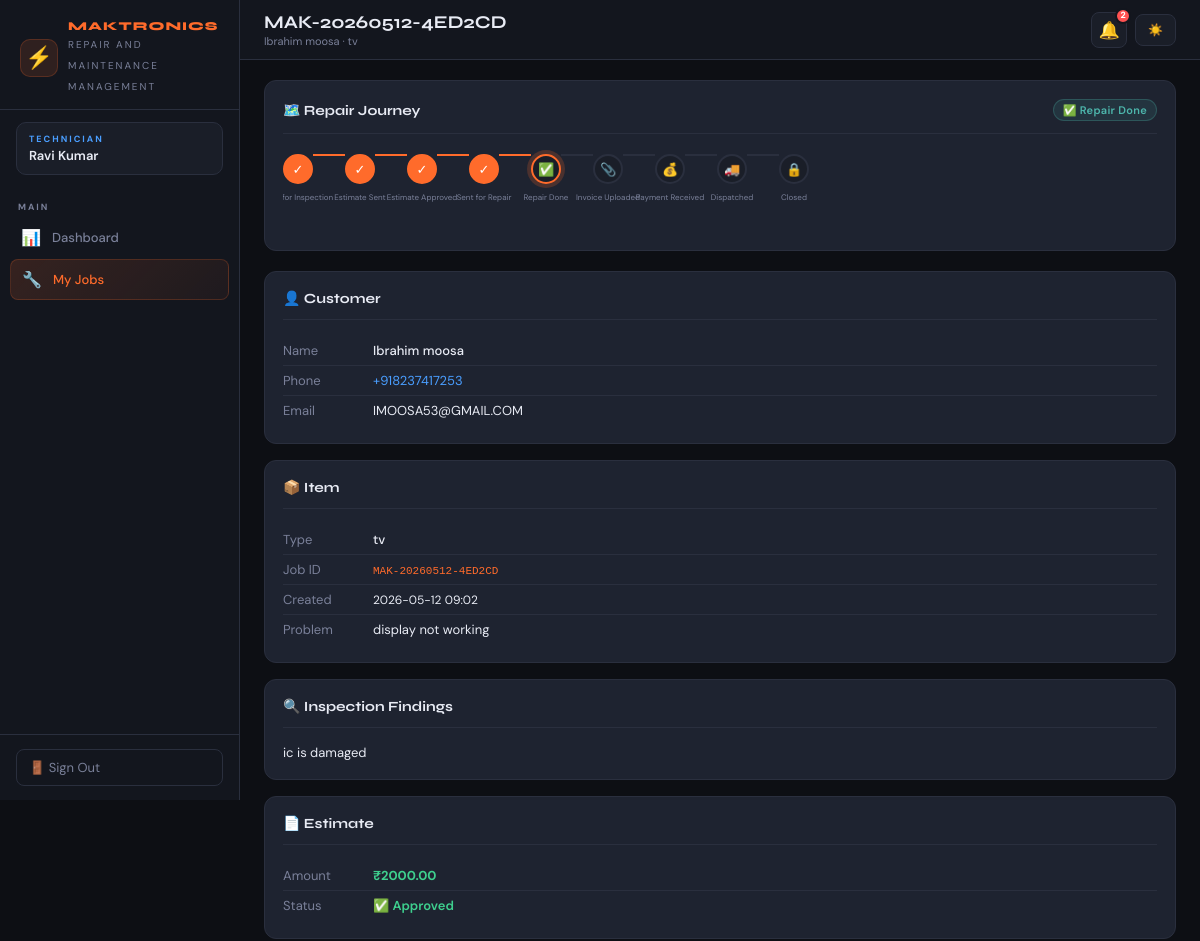
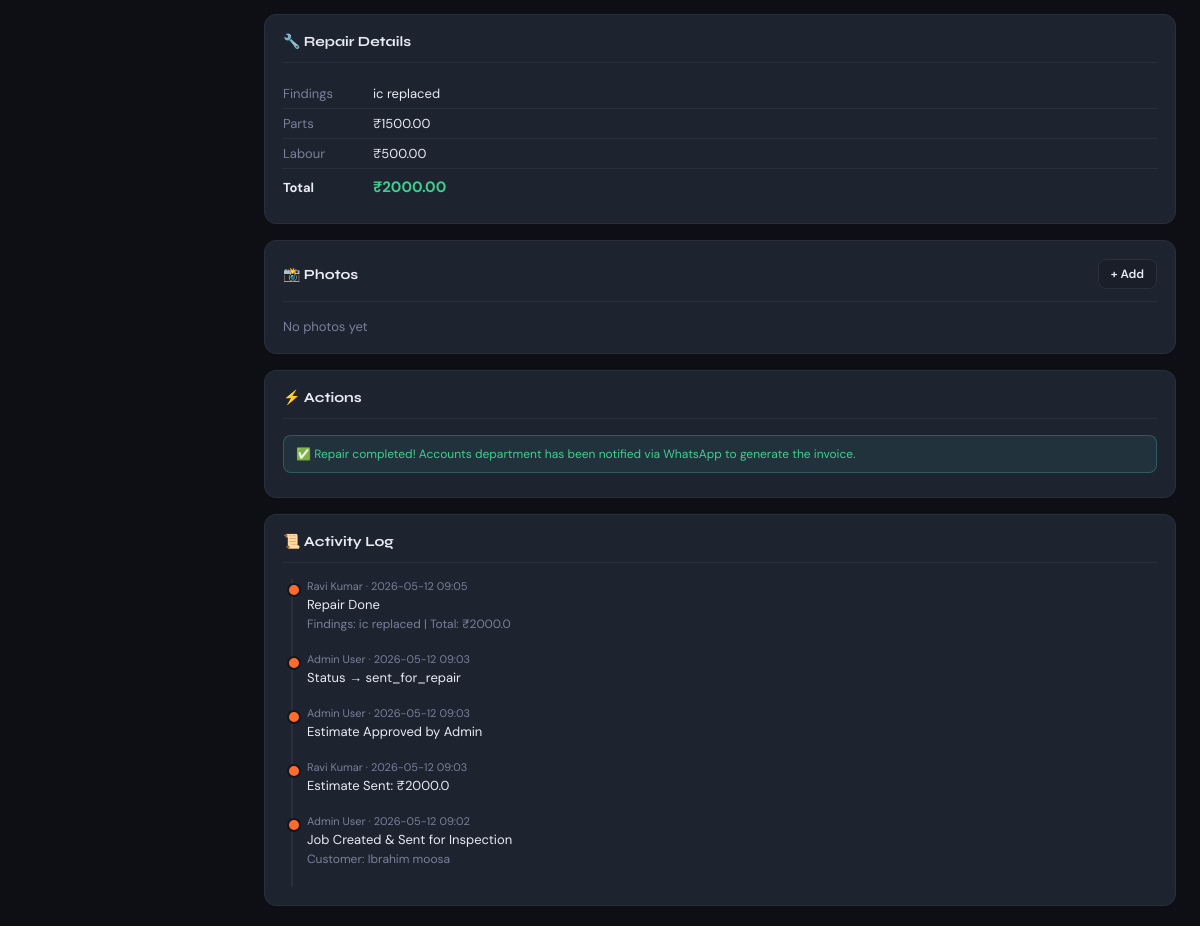
The page /tech/jobs/MAK-20260512-4ED2CD (signed in) on the database its author committed (2 pictures, top to bottom).
### tables this page shows
CREATE TABLE "users" (
                    id          INTEGER PRIMARY KEY AUTOINCREMENT,
                    username    TEXT UNIQUE NOT NULL,
                    password    TEXT NOT NULL,
                    role        TEXT NOT NULL CHECK(role IN ('admin','technician','manager')),
                    name        TEXT,
                    permissions TEXT DEFAULT '{}',
                    created_at  TIMESTAMP DEFAULT CURRENT_TIMESTAMP
                );

CREATE TABLE jobs (
                id INTEGER PRIMARY KEY AUTOINCREMENT,
                job_id TEXT UNIQUE NOT NULL,
                customer_name TEXT,
                customer_phone TEXT,
                customer_email TEXT,
                item_description TEXT,
                item_type TEXT,
                barcode TEXT,
                status TEXT DEFAULT 'received',
                assigned_tech_id INTEGER,
                received_at TIMESTAMP DEFAULT CURRENT_TIMESTAMP,
                updated_at TIMESTAMP DEFAULT CURRENT_TIMESTAMP,
                repair_findings TEXT,
                parts_cost REAL DEFAULT 0,
                labour_cost REAL DEFAULT 0,
                total_amount REAL DEFAULT 0,
                invoice_number TEXT,
                payment_status TEXT DEFAULT 'pending',
                payment_received_at TIMESTAMP,
                tracking_number TEXT,
                dispatch_date TEXT,
                expected_delivery TEXT,
                delivered_at TIMESTAMP,
                notes TEXT, estimate_amount REAL DEFAULT 0, estimate_approved_at TIMESTAMP, not_repairable_reason TEXT, sent_back_to_customer_at TIMESTAMP, invoice_path TEXT, courier_name TEXT, courier_receipt_path TEXT, estimate_notes TEXT, estimate_sent_at TIMESTAMP, inspection_findings TEXT, invoice_generate_date TIMESTAMP, invoice_total_amount REAL DEFAULT 0, razorpay_order_id TEXT, razorpay_payment_id TEXT, payment_link TEXT, payment_token TEXT, payment_method TEXT DEFAULT 'razorpay', whatsapp_message_id TEXT,
                FOREIGN KEY(assigned_tech_id) REFERENCES users(id)
            );

CREATE TABLE job_logs (
                id INTEGER PRIMARY KEY AUTOINCREMENT,
                job_id TEXT NOT NULL,
                action TEXT NOT NULL,
                performed_by INTEGER,
                details TEXT,
                created_at TIMESTAMP DEFAULT CURRENT_TIMESTAMP,
                FOREIGN KEY(performed_by) REFERENCES users(id)
            );

### app.py (the view)
@app.route('/tech/jobs/<job_id>')
@login_required
def tech_job_detail(job_id):
    db = get_db()
    tech_id = session['user_id']
    if session['role'] == 'admin':
        job = db.execute(
            "SELECT j.*, u.name as tech_name FROM jobs j LEFT JOIN users u ON j.assigned_tech_id=u.id WHERE j.job_id=?",
            (job_id,)
        ).fetchone()
    else:
        job = db.execute(
            "SELECT * FROM jobs WHERE job_id=? AND assigned_tech_id=?", (job_id, tech_id)
        ).fetchone()
    if not job:
        flash('Job not found or not assigned to you', 'error')
        return redirect(url_for('tech_jobs'))
    photos = db.execute("SELECT * FROM job_photos WHERE job_id=?", (job_id,)).fetchall()
    logs = db.execute("""
        SELECT l.*, u.name as user_name FROM job_logs l
        LEFT JOIN users u ON l.performed_by=u.id
        WHERE l.job_id=? ORDER BY l.created_at DESC
    """, (job_id,)).fetchall()
    return render_template('technician/job_detail.html', job=job, photos=photos,
                           logs=logs, status_flow=STATUS_FLOW, status_order=STATUS_ORDER)

### app.py (called while the page is built)
@app.context_processor
def inject_globals():
    def _has_perm(perm):
        if not session.get('user_id'):
            return False
        if session.get('role') == 'admin':
            return True
        db = get_db()
        user = db.execute("SELECT permissions FROM users WHERE id=?", (session['user_id'],)).fetchone()
        if not user:
            return False
        try:
            return json.loads(user['permissions'] or '{}').get(perm, False)
        except Exception:
            return False
    def _unread_count():
        if not session.get('user_id'):
            return 0
        db = get_db()
        row = db.execute(
            "SELECT COUNT(*) FROM notifications WHERE recipient_id=? AND is_read=0",
            (session['user_id'],)
        ).fetchone()
        return row[0] if row else 0
    return dict(has_perm=_has_perm, unread_notif_count=_unread_count)

def get_db():
    conn = sqlite3.connect(DB_PATH)
    conn.row_factory = sqlite3.Row
    return conn

def login_required(f):
    @wraps(f)
    def decorated(*args, **kwargs):
        if 'user_id' not in session:
            return redirect(url_for('login'))
        return f(*args, **kwargs)
    return decorated

### templates/technician/job_detail.html (shortened to what this page needs)
{% extends 'shared/base.html' %}
{% block page_title %}{{ job.job_id }}{% endblock %}
{% block page_sub %}{{ job.customer_name }} · {{ job.item_type }}{% endblock %}
{% block nav %}
<div class="nav-section">
  <div class="nav-label">Main</div>
  <a href="/tech" class="nav-item"><span class="icon">📊</span> Dashboard</a>
  <a href="/tech/jobs" class="nav-item active"><span class="icon">🔧</span> My Jobs</a>
</div>
{% endblock %}
{% block content %}
{% set display_steps = ['sent_for_inspection','estimate_sent','estimate_approved','sent_for_repair','repair_done','invoice_uploaded','payment_received','dispatched','closed'] %}
{% set step_idx = display_steps.index(job.status) if job.status in display_steps else 0 %}
<div class="card mb-6" style="overflow:hidden">
  <div class="card-header" style="flex-wrap:wrap;gap:8px">
    <span class="card-title">🗺️ Repair Journey</span>
    {% set s = status_flow.get(job.status, {'label': job.status, 'icon': '•'}) %}
    <span class="badge badge-{{ job.status }}">{{ s.icon }} {{ s.label }}</span>
  </div>
  {% if job.status == 'not_repairable' %}
  <div class="info-banner red" style="margin:12px">
    ❌ This device was marked <strong>Not Repairable</strong>.
    {% if job.not_repairable_reason %}Reason: {{ job.not_repairable_reason }}{% endif %}
  </div>
  {% elif job.status == 'estimate_rejected' %}
  <div class="info-banner red" style="margin:12px">
    🚫 Estimate was <strong>rejected</strong> by admin.
    {% if job.notes %}Reason: {{ job.notes }}{% endif %}
  </div>
  {% else %}
  <div class="progress-track">
    {% for step in display_steps %}
    {% set si = loop.index0 %}
    {% if not loop.first %}<div class="step-line {% if si <= step_idx %}done{% endif %}"></div>{% endif %}
    <div class="progress-step">
      <div class="step-dot {% if si < step_idx %}done{% elif si == step_idx %}current{% endif %}"
           title="{{ status_flow.get(step,{}).get('label',step) }}">
        {% if si < step_idx %}✓{% else %}{{ status_flow.get(step,{}).get('icon','•') }}{% endif %}
        <span class="step-label">{{ status_flow.get(step,{}).get('label',step) }}</span>
      </div>
    </div>
    {% endfor %}
  </div>
  {% endif %}
</div>
<div class="job-detail-container">
  <div>
    <div class="card mb-4">
      <div class="card-header"><span class="card-title">👤 Customer</span></div>
      <table style="font-size:13px;width:100%">
        <tr><td style="padding:6px 0;color:var(--muted);width:90px">Name</td><td style="padding:6px 0;font-weight:500">{{ job.customer_name or '—' }}</td></tr>
        <tr><td style="padding:6px 0;color:var(--muted)">Phone</td><td style="padding:6px 0"><a href="tel:{{ job.customer_phone }}" style="color:var(--blue)">{{ job.customer_phone or '—' }}</a></td></tr>
        <tr><td style="padding:6px 0;color:var(--muted)">Email</td><td style="padding:6px 0">{{ job.customer_email or '—' }}</td></tr>
      </table>
    </div>
    <div class="card mb-4">
      <div class="card-header"><span class="card-title">📦 Item</span></div>
      <table style="font-size:13px;width:100%">
        <tr><td style="padding:6px 0;color:var(--muted);width:90px">Type</td><td style="padding:6px 0;font-weight:500">{{ job.item_type or '—' }}</td></tr>
        <tr><td style="padding:6px 0;color:var(--muted)">Job ID</td><td style="padding:6px 0"><code style="font-size:11px;color:var(--accent)">{{ job.job_id }}</code></td></tr>
        <tr><td style="padding:6px 0;color:var(--muted)">Created</td><td style="padding:6px 0;font-size:12px">{{ job.received_at[:16] if job.received_at else '—' }}</td></tr>
        <tr><td style="padding:6px 0;color:var(--muted)">Problem</td><td style="padding:6px 0">{{ job.item_description or '—' }}</td></tr>
      </table>
    </div>
    {% if job.inspection_findings %}
    <div class="card mb-4">
      <div class="card-header"><span class="card-title">🔍 Inspection Findings</span></div>
      <div style="font-size:13px;color:var(--text)">{{ job.inspection_findings }}</div>
    </div>
    {% endif %}
    {% if job.estimate_amount %}
    <div class="card mb-4">
      <div class="card-header"><span class="card-title">📄 Estimate</span></div>
      <table style="font-size:13px;width:100%">
        <tr><td style="padding:6px 0;color:var(--muted);width:90px">Amount</td><td style="padding:6px 0;font-weight:700;color:var(--green)">₹{{ "%.2f"|format(job.estimate_amount) }}</td></tr>
        <tr><td style="padding:6px 0;color:var(--muted)">Status</td><td style="padding:6px 0">
          {% if job.status in ['estimate_approved','sent_for_repair','repair_done','invoice_uploaded','payment_received','dispatched','closed'] %}
            <span style="color:var(--green);font-weight:600">✅ Approved</span>
          {% elif job.status == 'estimate_rejected' %}
            <span style="color:var(--red);font-weight:600">🚫 Rejected</span>
          {% else %}
            <span style="color:var(--yellow);font-weight:600">⏳ Awaiting Admin Decision</span>
          {% endif %}
        </td></tr>
      </table>
    </div>
    {% endif %}
    {% if job.repair_findings %}
    <div class="card mb-4">
      <div class="card-header"><span class="card-title">🔧 Repair Details</span></div>
      <table style="font-size:13px;width:100%">
        <tr><td style="padding:6px 0;color:var(--muted);width:90px">Findings</td><td style="padding:6px 0">{{ job.repair_findings }}</td></tr>
        <tr><td style="padding:6px 0;color:var(--muted)">Parts</td><td style="padding:6px 0">₹{{ "%.2f"|format(job.parts_cost or 0) }}</td></tr>
        <tr><td style="padding:6px 0;color:var(--muted)">Labour</td><td style="padding:6px 0">₹{{ "%.2f"|format(job.labour_cost or 0) }}</td></tr>
        <tr style="border-top:1px solid var(--border)">
          <td style="padding:8px 0;font-weight:700">Total</td>
          <td style="padding:8px 0;color:var(--green);font-weight:700;font-size:15px">₹{{ "%.2f"|format(job.total_amount or 0) }}</td>
        </tr>
      </table>
    </div>
    {% endif %}
    <div class="card mb-4">
      <div class="card-header">
        <span class="card-title">📸 Photos</span>
        <button onclick="openModal('addPhotoModal')" class="btn btn-secondary btn-sm">+ Add</button>
      </div>
      {% if photos %}
      <div class="photo-grid">
        {% for p in photos %}
        <img src="/static/uploads/{{ p.photo_path }}" class="photo-thumb"
             onclick="window.open(this.src)" loading="lazy" alt="photo">
        {% endfor %}
      </div>
      {% else %}
      <div style="color:var(--muted);font-size:13px">No photos yet</div>
      {% endif %}
    </div>
  </div>
  <div>
    <div class="card mb-4 action-card-desktop">
      <div class="card-header"><span class="card-title">⚡ Actions</span></div>
      <div style="display:flex;flex-direction:column;gap:10px">
        {% if job.status == 'repair_done' %}
        <div class="info-banner green">
          ✅ Repair completed! Accounts department has been notified via WhatsApp to generate the invoice.
        </div>
        {% endif %}
      </div>
    </div>
    <div class="card">
      <div class="card-header"><span class="card-title">📜 Activity Log</span></div>
      {% if logs %}
      <div class="timeline">
        {% for log in logs %}
        <div class="timeline-item">
          <div class="timeline-meta">{{ log.user_name or 'System' }} · {{ log.created_at[:16] }}</div>
          <div class="timeline-content">{{ log.action }}</div>
          {% if log.details %}<div class="timeline-details">{{ log.details }}</div>{% endif %}
        </div>
        {% endfor %}
      </div>
      {% else %}
      <div style="color:var(--muted);font-size:13px">No activity yet</div>
      {% endif %}
    </div>
  </div>
</div>
{% endblock %}

### templates/shared/base.html (shortened to what this page needs)
<!DOCTYPE html>
<html lang="en" data-theme="dark">
<head>
</head>
<body>
<div class="layout">
  <aside class="sidebar" id="sidebar">
    <div class="sidebar-logo">
      <div class="sidebar-logo-icon">⚡</div>
      <div class="sidebar-logo-text">
        <h1>MAKTRONICS</h1>
        <span>Repair and Maintenance Management</span>
      </div>
    </div>
    <div class="sidebar-role">
      <div class="role-badge {% if session.role != 'admin' %}tech{% endif %}">{{ session.role }}</div>
      <div class="role-name">{{ session.name }}</div>
    </div>
    <nav class="sidebar-nav">
      {% block nav %}{% endblock %}
    </nav>
    <div class="sidebar-footer">
      <form action="/logout" method="get">
        <button type="submit" class="logout-btn">🚪 Sign Out</button>
      </form>
    </div>
  </aside>
  <div class="main">
    <div class="topbar">
      <div class="topbar-left">
        <div>
          <div class="topbar-title">{% block page_title %}Dashboard{% endblock %}</div>
          <div class="topbar-sub">{% block page_sub %}{% endblock %}</div>
        </div>
      </div>
      <div class="topbar-right">
        {% if session.user_id %}
        <a href="/notifications" class="notif-btn" title="Notifications">
          🔔
          {% set uc = unread_notif_count() %}
          {% if uc > 0 %}
          <span class="notif-badge">{{ uc if uc < 100 else '99+' }}</span>
          {% endif %}
        </a>
        {% endif %}
        <button class="theme-btn" id="theme-toggle-btn" onclick="toggleTheme()" title="Toggle theme">
          <span id="theme-icon">☀️</span>
        </button>
      </div>
    </div>
    <div class="content">
      {% block content %}{% endblock %}
    </div>
  </div>
</div>
</body>
</html>

### rows shown on the page
users: role "TECHNICIAN", name "Ravi Kumar"
jobs: job_id "MAK-20260512-4ED2CD", customer_name "Ibrahim moosa", item_type "tv", status "repair_done" (drawn), customer_phone "+918237417253", customer_email "IMOOSA53@GMAIL.COM", received_at "2026-05-12 09:02", item_description "display not working", inspection_findings "ic is damaged", estimate_amount "2000.00", repair_findings "ic replaced", parts_cost "1500.00", labour_cost "500.00", total_amount "2000.00"
job_logs: label "Repair Done", name "Ravi Kumar", created_at "2026-05-12 09:05", action "Repair Done", details "Findings: ic replaced | Total: ₹2000.0"
job_logs: name "Admin User", created_at "2026-05-12 09:03", action "Status → sent_for_repair"
job_logs: name "Admin User", created_at "2026-05-12 09:03", action "Estimate Approved by Admin"
job_logs: name "Ravi Kumar", created_at "2026-05-12 09:03", action "Estimate Sent: ₹2000.0"
job_logs: name "Admin User", created_at "2026-05-12 09:02", action "Job Created & Sent for Inspection", details "Customer: Ibrahim moosa"

### other values the page prints
{{ uc if uc < 100 else '99+' }} "2"
{{ s.icon }} "✅"
{{ status_flow.get(step,{}).get('label',step) }} "Estimate Sent" "Estimate Approved" "Sent for Repair" "Repair Done" "Invoice Uploaded" "Payment Received" "Dispatched" "Closed"
{{ status_flow.get(step,{}).get('icon','•') }} "✅" "📎" "💰" "🚚" "🔒"
